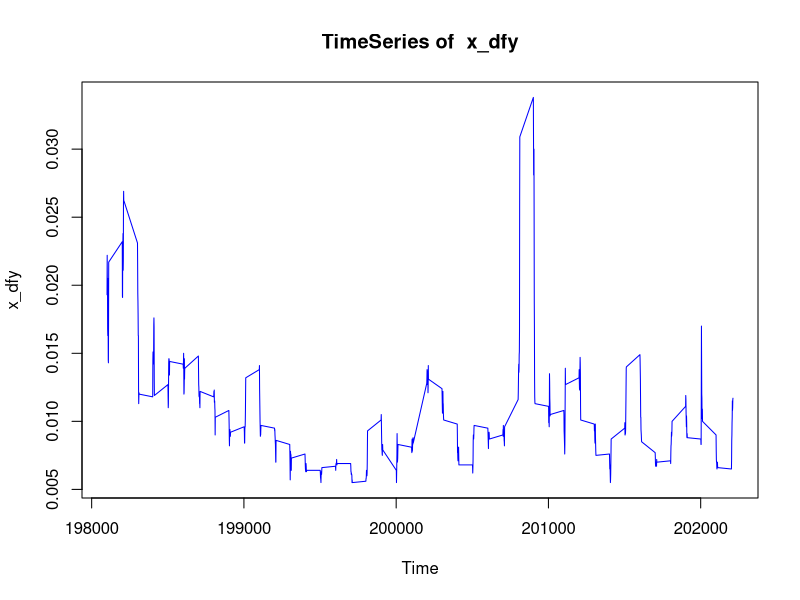
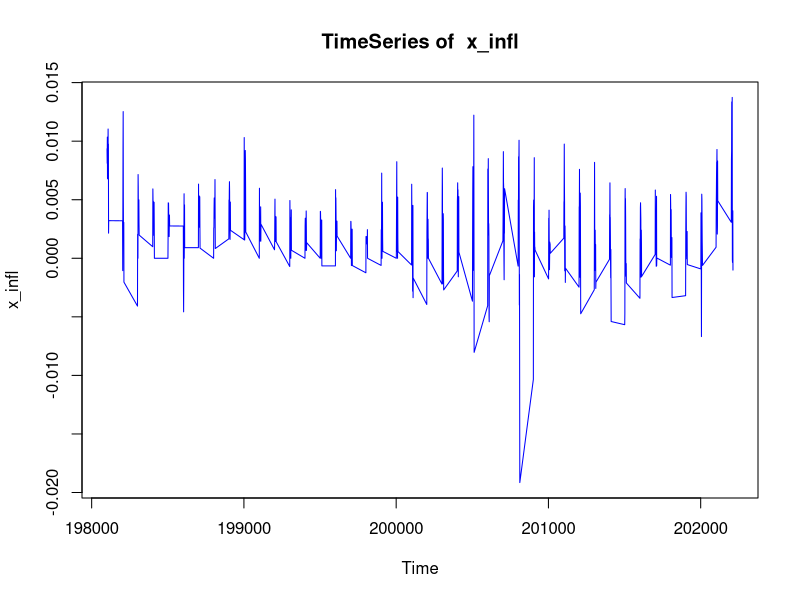
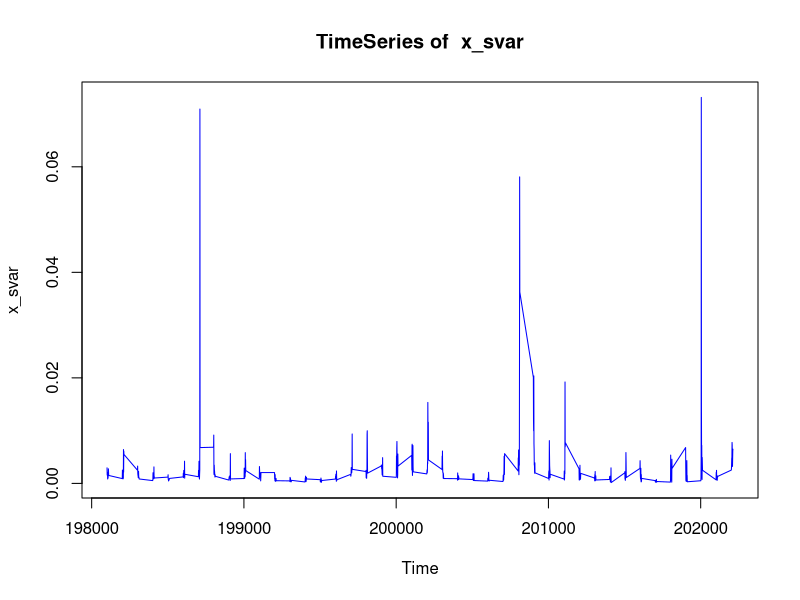
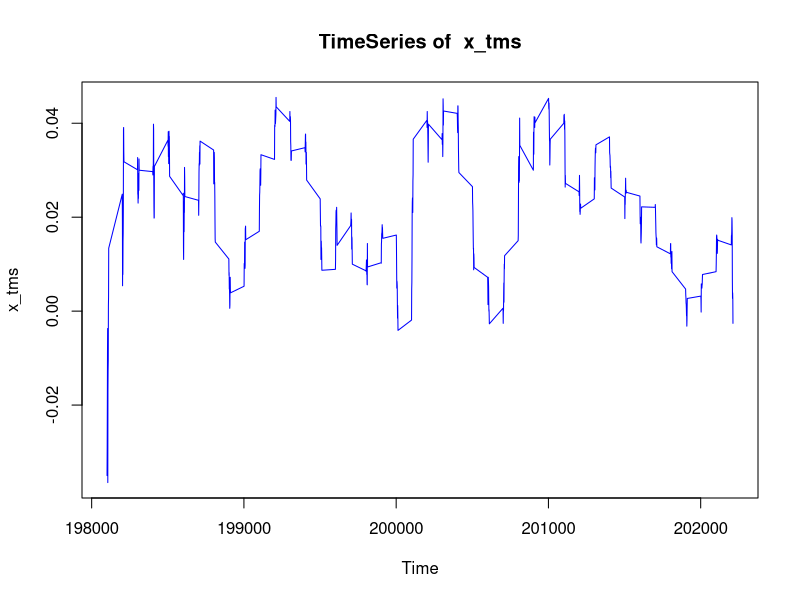
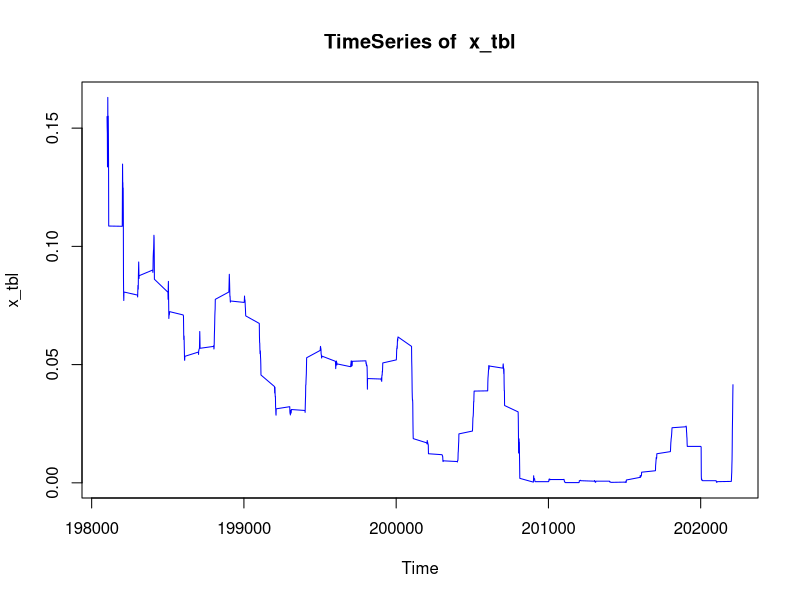
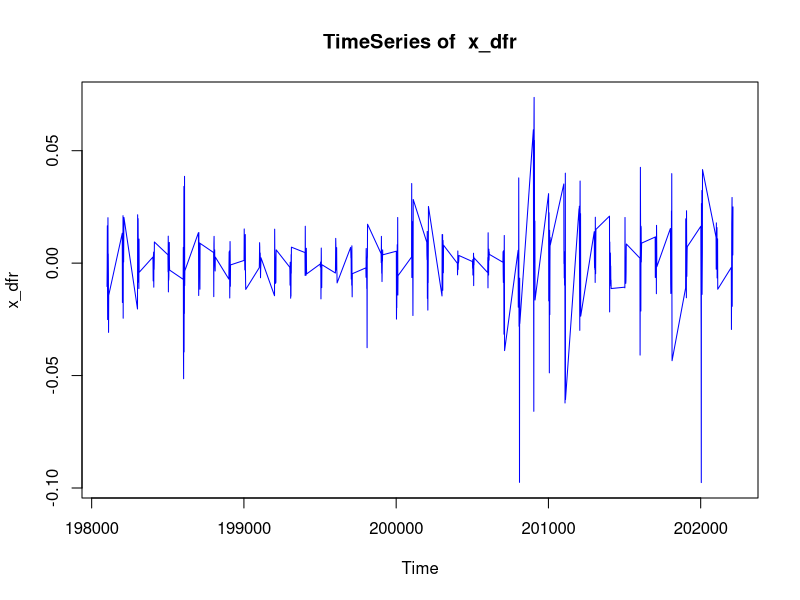
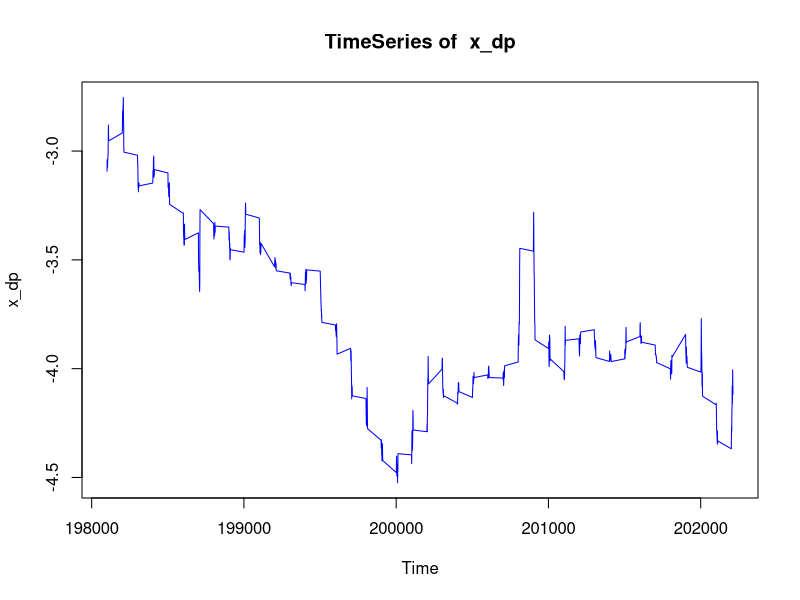
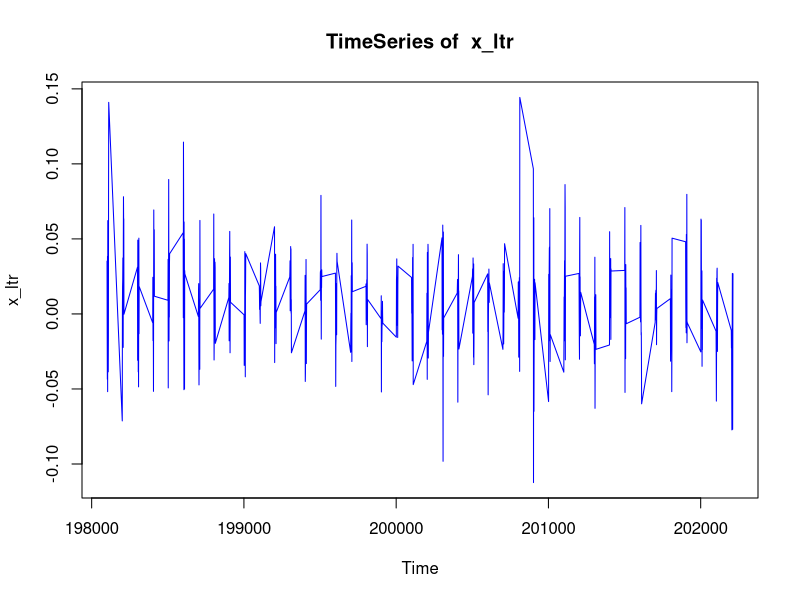

Reproduce these figures in R, in order.
Data <- read.csv("Equity_Premium.csv")
Matrix <- as.matrix(Data)
TimeMatrix <- Matrix[, 1, drop = FALSE]
YMatrix <- Matrix[, 2, drop = FALSE]
XMatrix <- Matrix[, -c(1, 2), drop = FALSE]

#-------------------- Problem 1 --------------------

TimeSeries <- function(X, yLab){
  return(plot(TimeMatrix, X , type = "l", col = rgb(0, 0, 1), xlab = "Time",
              ylab = yLab, main = paste("TimeSeries of ", yLab)))
}

Histogram <- function(X, FigureName){
  return(hist(X, probability = TRUE, main = FigureName, xlab = "Values", 
              col = rgb(0.1, 0.3, 0.4, 0.5), border = "white", breaks = 20))
}

#X's Time Series Plot
for(i in 1:ncol(XMatrix)) 
{
  png(paste(colnames(XMatrix)[i], "_TimeSeriesPlot.png", sep = ""))
  TimeSeries(XMatrix[, i], colnames(XMatrix)[i])
  dev.off()
}


#X's Histogram
for(i in 1:ncol(XMatrix)) 
{
  png(paste(colnames(XMatrix)[i], "_Histogram.png", sep = ""))
  Histogram(XMatrix[, i], colnames(XMatrix)[i])
  #lines(density(rnorm(504)), col = rgb(0.7, 0.1, 0.1, 0.7), lwd = 1.5)
  lines(density(XMatrix[, i],), col = rgb(0.7, 0.1, 0.1, 0.7), lwd = 1.5)
  dev.off()
}

#Y's Time Series Plot
png(paste(colnames(YMatrix), "_TimeSeriesPlot.png", sep = ""))
TimeSeries(YMatrix, colnames(YMatrix))
dev.off()

#Y's Histogram

png(paste("Y_Histogram.png"))
Histogram(YMatrix, colnames(YMatrix))
lines(density(YMatrix), col = rgb(0.7, 0.1, 0.1, 0.7), lwd = 1.5)
dev.off()

#-------------------- Problem 2 --------------------

#Problem 2-1
Matrix_2_1 <- XMatrix %*% solve(t(XMatrix) %*% XMatrix) %*% t(XMatrix)
TraceOfMatrix_2_1 <- sum(diag(Matrix_2_1))
print(TraceOfMatrix_2_1)

#Problem 2-2
I_n <- diag(504)
Matrix_2_2 <- I_n - Matrix_2_1
TraceOfMatrix_2_2 <- sum(diag(Matrix_2_2))
print(TraceOfMatrix_2_2)

#-------------------- Problem 3 --------------------

eigenX <- eigen(t(XMatrix) %*% XMatrix)
print(eigenX$values)
png(paste("ScreePlot_Problem3.png"))
plot(1:11, eigenX$values, type = "l", col = rgb(0, 0, 1), xlab = "j", ylab = "eigenvalue", main = "Scree Plot")
dev.off()

#-------------------- Problem 4 --------------------

Standardized_X <- scale(XMatrix)
eigen_4_1 <- eigen(t(Standardized_X) %*% Standardized_X)
eigen_4_2 <- eigen(Standardized_X %*% t(Standardized_X))

png(paste("ScreePlot_Problem4.png"), width = 800, height = 400)
layout(matrix(c(1, 2), 1, 2, byrow = TRUE), widths = c(1, 1))
plot(1:11, eigen_4_1$values, type = "b", col = rgb(0, 0, 1), xlab = "j", ylab = "eigenvalue", main = "Scree Plot 1", pch = 16)
grid()
plot(1:504, eigen_4_2$values, type = "b", col = rgb(1, 0, 0), xlab = "j", ylab = "eigenvalue", main = "Scree Plot 2", pch = 16)
grid()
dev.off()

#-------------------- Problem 5 --------------------

MatrixA <- solve(t(Standardized_X) %*% Standardized_X)
EigenA <- eigen(MatrixA)
P <- EigenA$vectors
D <- diag(EigenA$values)
A_Reconstructed <- P %*% D %*% solve(P)
all.equal(MatrixA, A_Reconstructed, tolerance = 1e-6, check.attributes = FALSE)

Matrix_5 <- A_Reconstructed %*% solve(A_Reconstructed)
all.equal(Matrix_5, diag(11), tolerance = 1e-6, check.attributes = FALSE)

#-------------------- Problem 6 --------------------
MatrixB <- MatrixA %*% t(Standardized_X) %*% YMatrix
print(MatrixB)
